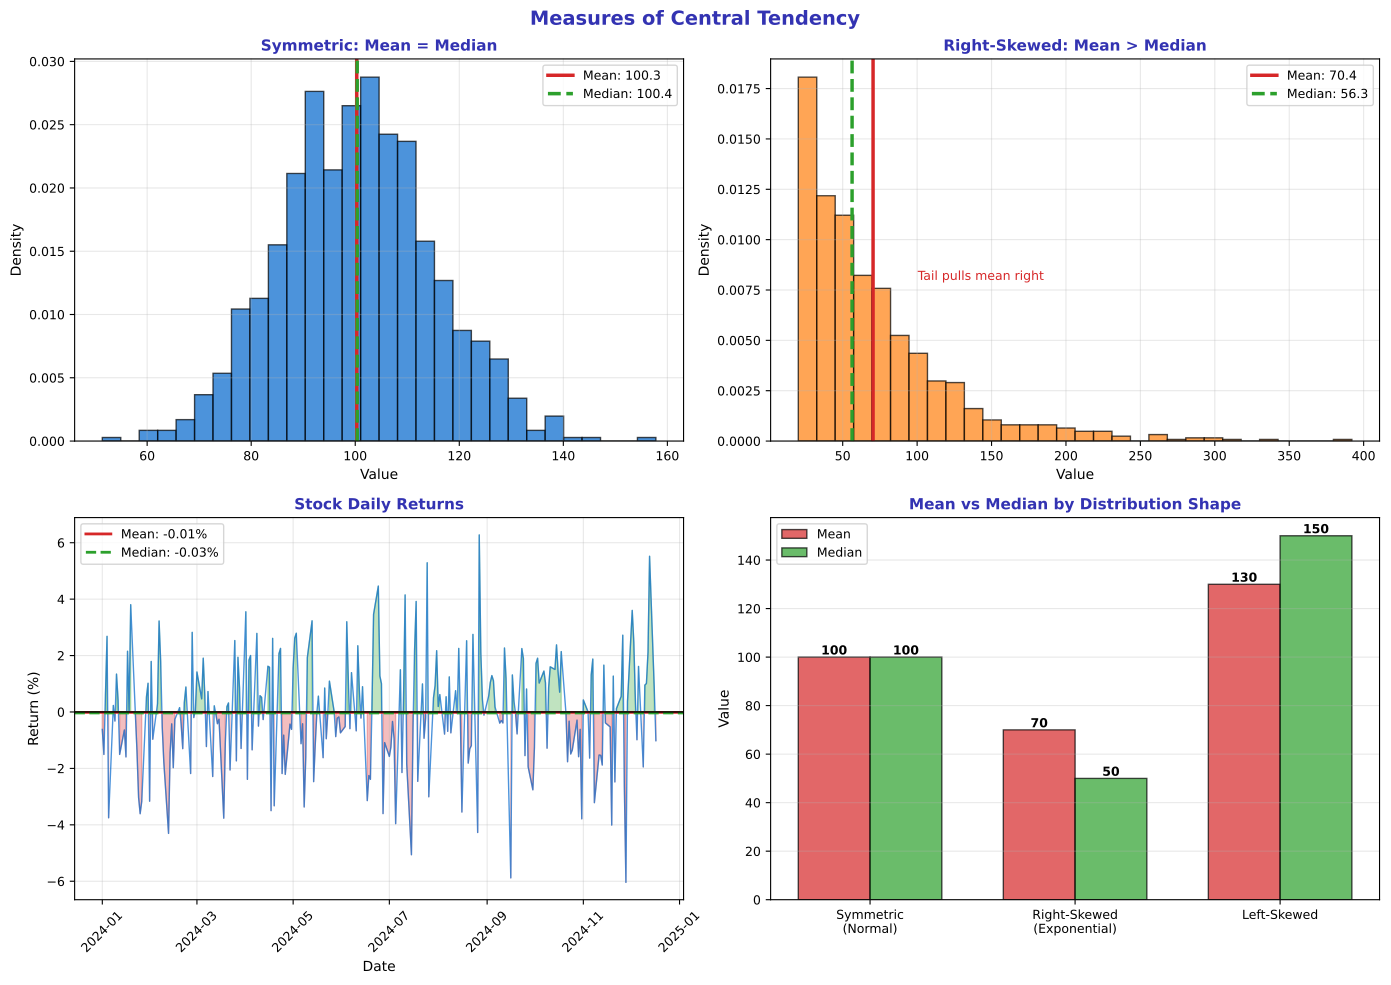

The Python source for this figure:
"""Central Tendency - Mean, Median, Mode"""
import matplotlib.pyplot as plt
import numpy as np
import pandas as pd
from pathlib import Path

plt.rcParams.update({
    'font.size': 10,
    'axes.labelsize': 10,
    'axes.titlesize': 11,
    'xtick.labelsize': 9,
    'ytick.labelsize': 9,
    'legend.fontsize': 9,
    'figure.figsize': (10, 6),
    'figure.dpi': 150
})

MLPURPLE = '#3333B2'
MLLAVENDER = '#ADADE0'
MLBLUE = '#0066CC'
MLORANGE = '#FF7F0E'
MLGREEN = '#2CA02C'
MLRED = '#D62728'

np.random.seed(42)

fig, axes = plt.subplots(2, 2, figsize=(14, 10))
fig.suptitle('Measures of Central Tendency', fontsize=14, fontweight='bold', color=MLPURPLE)

# Plot 1: Symmetric distribution
ax1 = axes[0, 0]
data_sym = np.random.normal(100, 15, 1000)
ax1.hist(data_sym, bins=30, density=True, alpha=0.7, color=MLBLUE, edgecolor='black')
mean_val = np.mean(data_sym)
median_val = np.median(data_sym)
ax1.axvline(mean_val, color=MLRED, linewidth=2.5, label=f'Mean: {mean_val:.1f}')
ax1.axvline(median_val, color=MLGREEN, linewidth=2.5, linestyle='--', label=f'Median: {median_val:.1f}')
ax1.set_title('Symmetric: Mean = Median', fontsize=11, fontweight='bold', color=MLPURPLE)
ax1.set_xlabel('Value', fontsize=10)
ax1.set_ylabel('Density', fontsize=10)
ax1.legend(fontsize=9)
ax1.grid(alpha=0.3)

# Plot 2: Right-skewed (typical stock returns)
ax2 = axes[0, 1]
data_skew = np.random.exponential(50, 1000) + 20
ax2.hist(data_skew, bins=30, density=True, alpha=0.7, color=MLORANGE, edgecolor='black')
mean_val = np.mean(data_skew)
median_val = np.median(data_skew)
ax2.axvline(mean_val, color=MLRED, linewidth=2.5, label=f'Mean: {mean_val:.1f}')
ax2.axvline(median_val, color=MLGREEN, linewidth=2.5, linestyle='--', label=f'Median: {median_val:.1f}')
ax2.set_title('Right-Skewed: Mean > Median', fontsize=11, fontweight='bold', color=MLPURPLE)
ax2.set_xlabel('Value', fontsize=10)
ax2.set_ylabel('Density', fontsize=10)
ax2.legend(fontsize=9)
ax2.grid(alpha=0.3)
ax2.annotate('Tail pulls mean right', xy=(mean_val + 30, 0.008), fontsize=9, color=MLRED)

# Plot 3: Stock returns comparison
ax3 = axes[1, 0]
returns = np.random.randn(252) * 2  # Daily returns
dates = pd.date_range('2024-01-01', periods=252, freq='B')
ax3.plot(dates, returns, color=MLBLUE, alpha=0.7, linewidth=1)
ax3.axhline(np.mean(returns), color=MLRED, linewidth=2, label=f'Mean: {np.mean(returns):.2f}%')
ax3.axhline(np.median(returns), color=MLGREEN, linewidth=2, linestyle='--', label=f'Median: {np.median(returns):.2f}%')
ax3.axhline(0, color='black', linewidth=1)
ax3.fill_between(dates, returns, 0, where=returns > 0, alpha=0.3, color=MLGREEN)
ax3.fill_between(dates, returns, 0, where=returns < 0, alpha=0.3, color=MLRED)
ax3.set_title('Stock Daily Returns', fontsize=11, fontweight='bold', color=MLPURPLE)
ax3.set_xlabel('Date', fontsize=10)
ax3.set_ylabel('Return (%)', fontsize=10)
ax3.tick_params(axis='x', rotation=45)
ax3.legend(fontsize=9)
ax3.grid(alpha=0.3)

# Plot 4: Summary comparison
ax4 = axes[1, 1]
categories = ['Symmetric\n(Normal)', 'Right-Skewed\n(Exponential)', 'Left-Skewed']
means = [100, 70, 130]
medians = [100, 50, 150]
x = np.arange(len(categories))
width = 0.35
ax4.bar(x - width/2, means, width, color=MLRED, alpha=0.7, label='Mean', edgecolor='black')
ax4.bar(x + width/2, medians, width, color=MLGREEN, alpha=0.7, label='Median', edgecolor='black')
ax4.set_xticks(x)
ax4.set_xticklabels(categories, fontsize=9)
ax4.set_ylabel('Value', fontsize=10)
ax4.set_title('Mean vs Median by Distribution Shape', fontsize=11, fontweight='bold', color=MLPURPLE)
ax4.legend(fontsize=9)
ax4.grid(axis='y', alpha=0.3)

# Add annotations
for i, (m, md) in enumerate(zip(means, medians)):
    ax4.annotate(f'{m}', xy=(i - width/2, m), ha='center', va='bottom', fontsize=9, fontweight='bold')
    ax4.annotate(f'{md}', xy=(i + width/2, md), ha='center', va='bottom', fontsize=9, fontweight='bold')

plt.tight_layout()
plt.savefig(Path(__file__).parent / 'chart.pdf', dpi=300, bbox_inches='tight')
plt.close()
